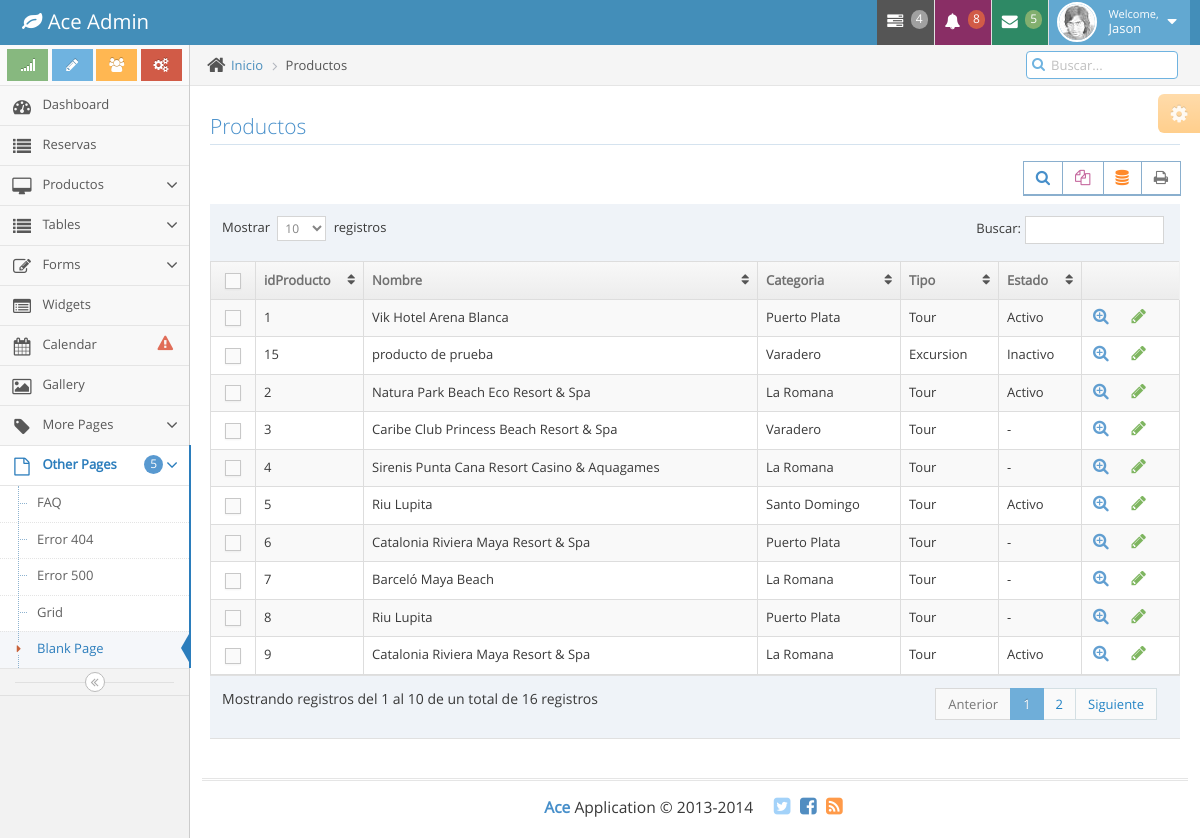
The page /vista/backend/producto-lister-prueba.php on the database its author committed.
### tables this page shows
CREATE TABLE IF NOT EXISTS `productos` (
  `idProducto` int(11) NOT NULL AUTO_INCREMENT,
  `nombre` varchar(100) NOT NULL,
  `imagen` varchar(255) DEFAULT NULL,
  `descripcion` text,
  `slug` varchar(100) DEFAULT NULL,
  `itinerario` text,
  `incluye` text,
  `metaDescripcion` text,
  `metaKeyWords` varchar(255) DEFAULT NULL,
  `idCategoria` int(11) NOT NULL,
  `idTipo` int(11) NOT NULL,
  `idEstado` int(11) NOT NULL,
  `idProveedor` int(11) NOT NULL,
  `stock` int(11) DEFAULT NULL,
  `esOferta` tinyint(4) DEFAULT '0',
  `fechaAlta` timestamp NOT NULL DEFAULT CURRENT_TIMESTAMP,
  `fechaUpdate` timestamp NULL DEFAULT NULL ON UPDATE CURRENT_TIMESTAMP,
  PRIMARY KEY (`idProducto`)
);

CREATE TABLE IF NOT EXISTS `categorias` (
  `idCategoria` int(11) NOT NULL AUTO_INCREMENT,
  `idCategoriaPadre` int(11) NOT NULL DEFAULT '0',
  `nombre` varchar(50) NOT NULL,
  `slug` varchar(50) NOT NULL,
  `descripcion` text,
  `idEstado` int(11) NOT NULL,
  `srcImagen` varchar(255) DEFAULT NULL,
  PRIMARY KEY (`idCategoria`)
);

CREATE TABLE IF NOT EXISTS `tipos` (
  `idTipo` int(11) NOT NULL AUTO_INCREMENT,
  `nombre` varchar(20) NOT NULL,
  PRIMARY KEY (`idTipo`)
);

CREATE TABLE IF NOT EXISTS `estados` (
  `idEstado` int(11) NOT NULL AUTO_INCREMENT,
  `nombre` varchar(50) NOT NULL,
  `productos` tinyint(4) NOT NULL DEFAULT '0',
  `categorias` tinyint(4) NOT NULL DEFAULT '0',
  `blogComentarios` tinyint(4) NOT NULL DEFAULT '0',
  `blogs` tinyint(4) NOT NULL DEFAULT '0',
  `proveedores` tinyint(4) NOT NULL DEFAULT '0',
  `pagos` tinyint(4) NOT NULL DEFAULT '0',
  `reservas` tinyint(4) NOT NULL DEFAULT '0',
  `clientes` tinyint(4) NOT NULL DEFAULT '0',
  `usuarios` tinyint(4) NOT NULL DEFAULT '0',
  `legales` tinyint(4) NOT NULL DEFAULT '0',
  PRIMARY KEY (`idEstado`)
);

### vista/backend/producto-lister-prueba.php (the view, shortened to what the rows shown need)
<?php
require_once "../../AutoLoader/autoLoader.php";
$productoC = new ProductoController;
$productoList = $productoC->select();
$encabezado = [];
if(!empty($productoList)){
	$encabezado = ['idProducto', 'Nombre', 'Categoria', 'Tipo', 'Estado'];
}
$encabezado[] = '';
?>
<!DOCTYPE html>
<html lang="es">
	<head>
		<link rel="stylesheet" href="css/bootstrap.min.css" />
		<link rel="stylesheet" href="font-awesome/4.5.0/css/font-awesome.min.css" />
		<link rel="stylesheet" href="css/ace.min.css" class="ace-main-stylesheet" id="main-ace-style" />
		<link rel="stylesheet" href="css/ace-skins.min.css" />
		<link rel="stylesheet" href="css/ace-rtl.min.css" />
	</head>
	<body class="no-skin">
		<div class="main-container ace-save-state" id="main-container">
			<div class="main-content">
				<div class="main-content-inner">
					<div class="page-content">
						<div class="row">
							<div class="col-xs-12">
										<div>
											<table id="dynamic-table" class="table table-striped table-bordered table-hover">
												<thead>
													<tr>
														<th class="center">
															<label class="pos-rel">
																<span class="lbl"></span>
															</label>
														</th>
														<?php
														$th = "";
														foreach($encabezado as $columna){
															$th .= "<th>$columna</th>";
														}
														echo $th;
														?>
													</tr>
												</thead>
												<tbody>
													<?php
													$tr = "";
													foreach($productoList as $producto){
														$linkForm = "producto-form.php?idProducto={$producto->getIdProducto()}";
														$tr .= "<tr>
															<td class='center'>
																<label class='pos-rel'>
																	<input type='checkbox' class='ace' />
																	<span class='lbl'></span>
																</label>
															</td>
															<td>{$producto->getIdProducto()}</td>
															<td>{$producto->getNombre()}</td>
															<td>{$producto->getCategoria()->getNombre()}</td>
															<td>{$producto->getTipo()}</td>
															<td>{$producto->getEstado()}</td>
															<td>
																<div class='hidden-sm hidden-xs action-buttons'>
																	<a class='blue' href='{$linkForm}' title='Ver'>
																		<i class='ace-icon fa fa-search-plus bigger-130'></i>
																	</a>
																	&nbsp;&nbsp;&nbsp;
																	<a class='green' href='{$linkForm}' title='Editar'>
																		<i class='ace-icon fa fa-pencil bigger-130'></i>
																	</a>
																</div>
																<div class='hidden-md hidden-lg'>
																	<div class='inline pos-rel'>
																		<button class='btn btn-minier btn-yellow dropdown-toggle' data-toggle='dropdown' data-position='auto'>
																			<i class='ace-icon fa fa-caret-down icon-only bigger-120'></i>
																		</button>
																		<ul class='dropdown-menu dropdown-only-icon dropdown-yellow dropdown-menu-right dropdown-caret dropdown-close'>
																			<li>
																				<a href='{$linkForm}' class='tooltip-info' data-rel='tooltip' title='Ver'>
																					<span class='blue'>
																						<i class='ace-icon fa fa-search-plus bigger-120'></i>
																					</span>
																				</a>
																			</li>
																			<li>
																				<a href='{$linkForm}' class='tooltip-success' data-rel='tooltip' title='Editar'>
																					<span class='green'>
																						<i class='ace-icon fa fa-pencil-square-o bigger-120'></i>
																					</span>
																				</a>
																			</li>
																		</ul>
																	</div>
																</div>
															</td>
														</tr>\r";
													}
													echo $tr;
													?>
												</tbody>
											</table>
										</div>
							</div>
						</div>
					</div>
				</div>
			</div>
		</div>
	</body>
</html>

### rows shown on the page
productos: idProducto "1", nombre "Vik Hotel Arena Blanca", idCategoria.nombre "Puerto Plata", idTipo.nombre "Tour", idEstado.nombre "Activo"
productos: idProducto "15", nombre "producto de prueba", idCategoria.nombre "Varadero", idTipo.nombre "Excursion", idEstado.nombre "Inactivo"
productos: idProducto "2", nombre "Natura Park Beach Eco Resort & Spa", idCategoria.nombre "La Romana", idTipo.nombre "Tour", idEstado.nombre "Activo"
productos: idProducto "3", nombre "Caribe Club Princess Beach Resort & Spa", idCategoria.nombre "Varadero", idTipo.nombre "Tour", idEstado.nombre "-"
productos: idProducto "4", nombre "Sirenis Punta Cana Resort Casino & Aquagames", idCategoria.nombre "La Romana", idTipo.nombre "Tour", idEstado.nombre "-"
productos: idProducto "5", nombre "Riu Lupita", idCategoria.nombre "Santo Domingo", idTipo.nombre "Tour", idEstado.nombre "Activo"
productos: idProducto "6", nombre "Catalonia Riviera Maya Resort & Spa", idCategoria.nombre "Puerto Plata", idTipo.nombre "Tour", idEstado.nombre "-"
productos: idProducto "7", nombre "Barceló Maya Beach", idCategoria.nombre "La Romana", idTipo.nombre "Tour", idEstado.nombre "-"
productos: idProducto "8", nombre "Riu Lupita", idCategoria.nombre "Puerto Plata", idTipo.nombre "Tour", idEstado.nombre "-"
productos: idProducto "9", nombre "Catalonia Riviera Maya Resort & Spa", idCategoria.nombre "La Romana", idTipo.nombre "Tour", idEstado.nombre "Activo"

### other values the page prints
$columna "idProducto"
$columna "Nombre"
$columna "Categoria"
$columna "Tipo"
$columna "Estado"
